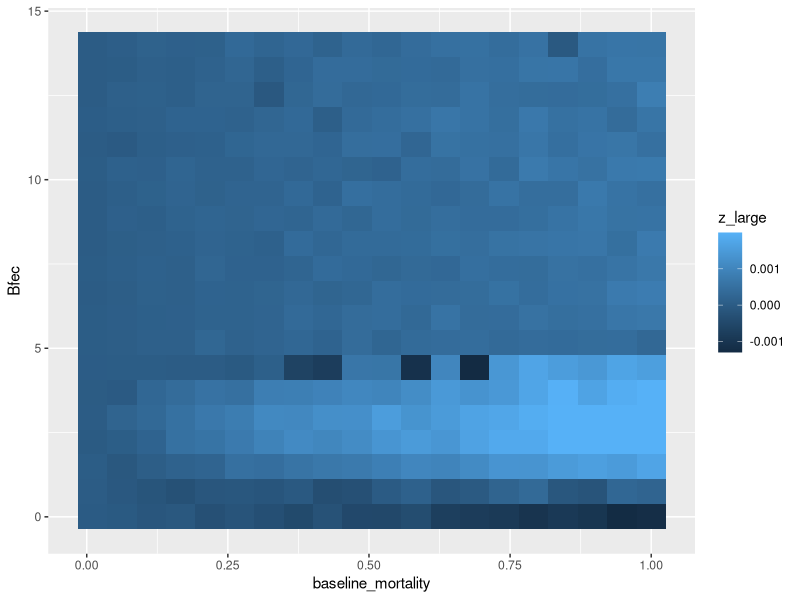

Recreate this plot in R.
library("tidyverse")

the_data <- read_delim("summary.csv",delim=";")

    ggplot(data=the_data
           ,mapping = aes(x=baseline_mortality, y=Bfec)) +
        geom_tile(mapping=aes(fill=z_large))
